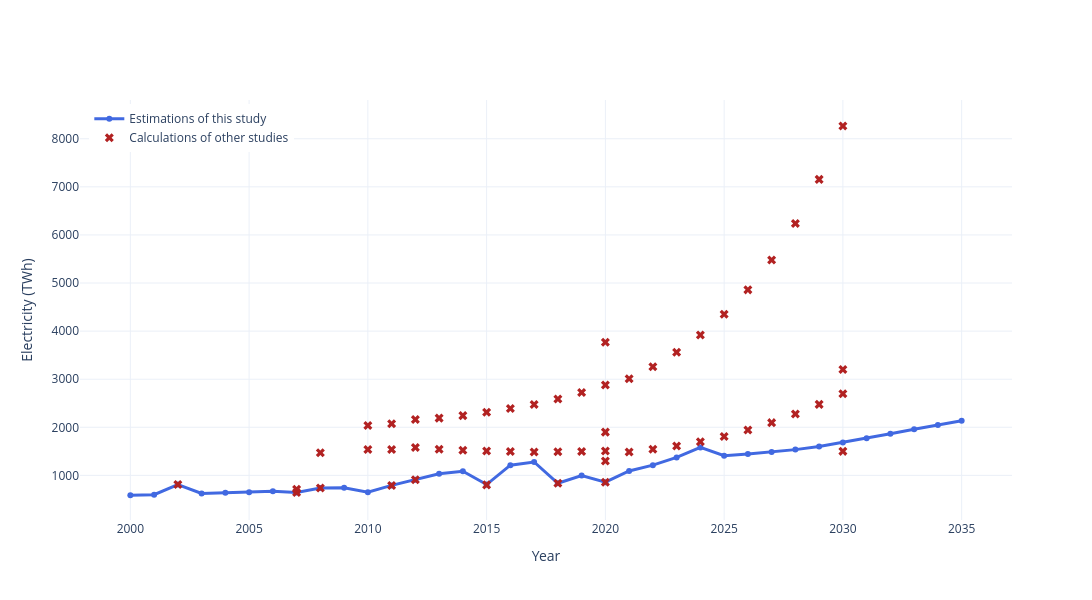

The cell this chart's notebook holds for it:
### Code cell
import plotly.graph_objects as go

# Base data
years_base = list(range(2000, 2036))
electricity_base = [
    587.3556207, 599.2775028, 810, 623.6667391, 637.4192819, 651.5077303,
    670.2218988, 643, 736, 742.6272673, 652.1858405, 792, 909,
    1032.505038, 1086.483837, 810, 1213.488281, 1279.444962, 836,
    998.0685314, 859, 1093.237097, 1213.316607, 1373.438411, 1581.524164,
    1409.046964, 1443.368743, 1485.707014, 1536.098864, 1602.437589,
    1685.782717, 1773.090458, 1864.457037, 1957.875939, 2047.348636,
    2134.774153
]

# Scatter data
scatter_years = [
    2002, 
    2007, 2007, 
    2008, 2008, 
    2010, 2010, 
    2011, 2011, 2011, 
    2012, 2012, 2012, 
    2013, 2013, 
    2014, 2014, 
    2015, 2015, 2015, 
    2016, 2016, 
    2017, 2017,
    2018, 2018, 2018, 
    2019, 2019, 
    2020, 2020, 2020, 2020, 2020, 2020,
    2021, 2021, 
    2022, 2022, 
    2023, 2023, 
    2024, 2024, 
    2025, 2025, 
    2026, 2026,
    2027, 2027, 
    2028, 2028, 
    2029, 2029, 
    2030, 2030, 2030, 2030
]
scatter_electricity = [
    810, 
    643, 710, 
    736, 1471.68, 
    1538, 2037, 
    792, 1539, 2073, 
    909, 1579,
    2164, 1543, 2191, 
    1522, 2243, 
    803, 1509, 
    2312, 1495, 2391, 
    1487, 2476,
    836, 1490, 
    2589, 1497, 2723, 
    859, 1300, 
    3766.8, 1507, 2878, 1900, 1487, 3010, 
    1544, 3260, 
    1611, 3562, 
    1700, 3920, 
    1810, 4350, 
    1942, 4858,
    2097, 5480, 
    2276, 6237, 
    2477, 7155, 
    1500, 2698, 8265, 3200
]

# Create the figure
fig = go.Figure()

# Line plot for base data
fig.add_trace(go.Scatter(
    x=years_base,
    y=electricity_base,
    mode='lines+markers',
    name='Estimations of this study',
    line=dict(color='royalblue', width=3),
    marker=dict(size=6)
))

# Scatter plot for additional data
fig.add_trace(go.Scatter(
    x=scatter_years,
    y=scatter_electricity,
    mode='markers',
    name='Calculations of other studies',
    marker=dict(color='firebrick', size=8, symbol='x'),
    hovertemplate='Year: %{x}<br>Electricity: %{y} TWh'
))

# Customize layout
fig.update_layout(
    #title='Electricity Footprint of ICT (2000–2035) with Additional Consumption Points',
    xaxis_title='Year',
    yaxis_title='Electricity (TWh)',
    hovermode='x unified',
    template='plotly_white',
    width=1100,
    height=600,
    legend=dict(x=0.01, y=0.99)
)

fig.show()

### Figure 1 — Plotly figure (JSON) as saved in the notebook; plotly's stock layout.template omitted (floating-point values rounded to 4 significant figures)
{"data": [{"line": {"color": "royalblue", "width": 3}, "marker": {"size": 6}, "mode": "lines+markers", "name": "Estimations of this study", "type": "scatter", "x": [2000, 2001, 2002, 2003, 2004, 2005, 2006, 2007, 2008, 2009, 2010, 2011, 2012, 2013, 2014, 2015, 2016, 2017, 2018, 2019, 2020, 2021, 2022, 2023, 2024, 2025, 2026, 2027, 2028, 2029, 2030, 2031, 2032, 2033, 2034, 2035], "y": [587.4, 599.3, 810, 623.7, 637.4, 651.5, 670.2, 643, 736, 742.6, 652.2, 792, 909, 1033.0, 1086.0, 810, 1213.0, 1279.0, 836, 998.1, 859, 1093.0, 1213.0, 1373.0, 1582.0, 1409.0, 1443.0, 1486.0, 1536.0, 1602.0, 1686.0, 1773.0, 1864.0, 1958.0, 2047.0, 2135.0]}, {"hovertemplate": "Year: %{x}<br>Electricity: %{y} TWh", "marker": {"color": "firebrick", "size": 8, "symbol": "x"}, "mode": "markers", "name": "Calculations of other studies", "type": "scatter", "x": [2002, 2007, 2007, 2008, 2008, 2010, 2010, 2011, 2011, 2011, 2012, 2012, 2012, 2013, 2013, 2014, 2014, 2015, 2015, 2015, 2016, 2016, 2017, 2017, 2018, 2018, 2018, 2019, 2019, 2020, 2020, 2020, 2020, 2020, 2020, 2021, 2021, 2022, 2022, 2023, 2023, 2024, 2024, 2025, 2025, 2026, 2026, 2027, 2027, 2028, 2028, 2029, 2029, 2030, 2030, 2030, 2030], "y": [810, 643, 710, 736, 1472.0, 1538, 2037, 792, 1539, 2073, 909, 1579, 2164, 1543, 2191, 1522, 2243, 803, 1509, 2312, 1495, 2391, 1487, 2476, 836, 1490, 2589, 1497, 2723, 859, 1300, 3767.0, 1507, 2878, 1900, 1487, 3010, 1544, 3260, 1611, 3562, 1700, 3920, 1810, 4350, 1942, 4858, 2097, 5480, 2276, 6237, 2477, 7155, 1500, 2698, 8265, 3200]}], "layout": {"height": 600, "hovermode": "x unified", "legend": {"x": 0.01, "y": 0.99}, "width": 1100, "xaxis": {"title": {"text": "Year"}}, "yaxis": {"title": {"text": "Electricity (TWh)"}}}}
